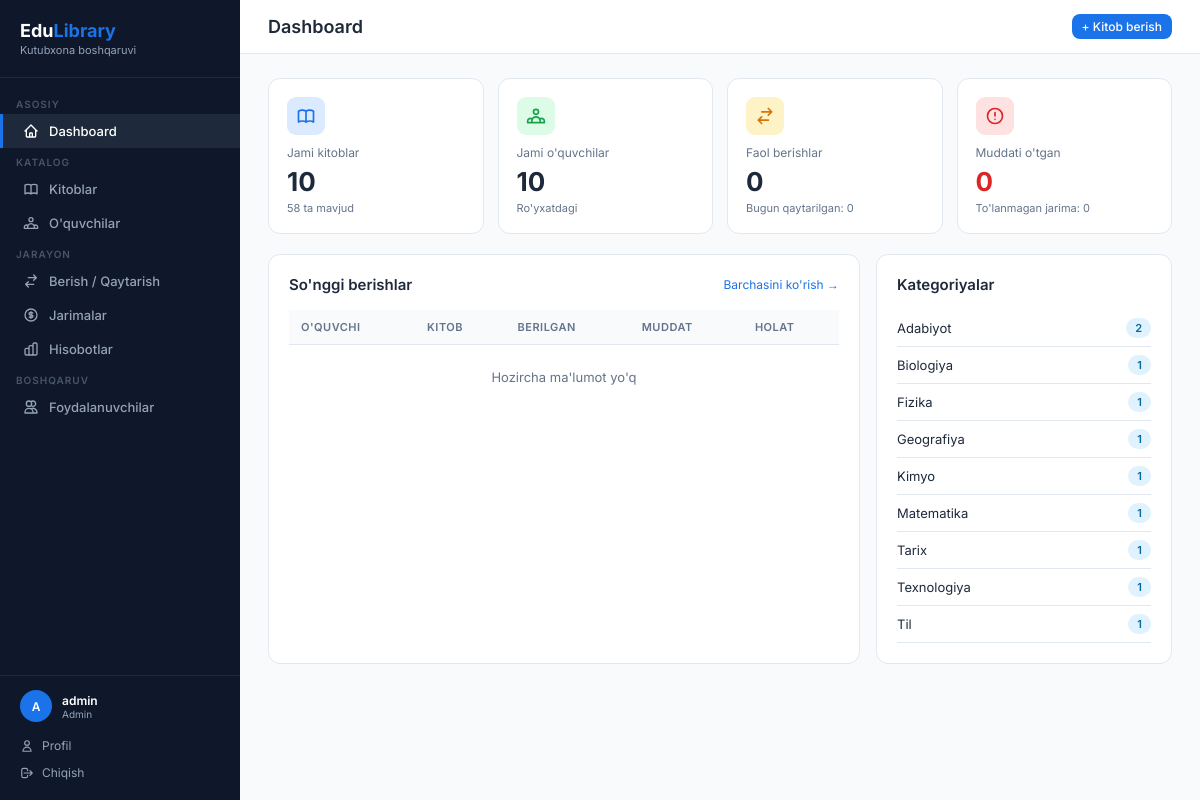
Screenshot of / (signed in) with the database file from the repository.
### app.py (models this page shows, shortened)
class User(UserMixin, db.Model):
    id = db.Column(db.Integer, primary_key=True)
    username = db.Column(db.String(80), unique=True, nullable=False)
    password_hash = db.Column(db.String(200), nullable=False)
    role = db.Column(db.String(20), default='librarian')  # admin / librarian
    full_name = db.Column(db.String(150))
    email = db.Column(db.String(120), unique=True)
    phone = db.Column(db.String(20))
    is_active = db.Column(db.Boolean, default=True)
    last_login = db.Column(db.DateTime)
    created_at = db.Column(db.DateTime, default=datetime.utcnow)
    @property
    def display_name(self):
        try:
            return self.full_name or self.username
        except Exception:
            return self.username

class Book(db.Model):
    id = db.Column(db.Integer, primary_key=True)
    title = db.Column(db.String(200), nullable=False)
    author = db.Column(db.String(150), nullable=False)
    isbn = db.Column(db.String(30), unique=True)
    category = db.Column(db.String(80))
    total_copies = db.Column(db.Integer, default=1)
    available_copies = db.Column(db.Integer, default=1)
    description = db.Column(db.Text)
    publisher = db.Column(db.String(150))
    year = db.Column(db.Integer)
    language = db.Column(db.String(50), default="O'zbek")
    shelf_location = db.Column(db.String(50))
    created_at = db.Column(db.DateTime, default=datetime.utcnow)
    borrows = db.relationship('Borrow', backref='book', lazy=True)

### app.py (the view)
@app.route('/')
@login_required
def dashboard():
    total_books = Book.query.count()
    total_students = Student.query.count()
    active_borrows = Borrow.query.filter_by(status='borrowed').count()
    all_active = Borrow.query.filter_by(status='borrowed').all()
    overdue_list = [b for b in all_active if b.is_overdue]
    total_copies = db.session.query(db.func.sum(Book.total_copies)).scalar() or 0
    available_copies = db.session.query(db.func.sum(Book.available_copies)).scalar() or 0
    returned_today = Borrow.query.filter_by(status='returned', return_date=date.today()).count()
    unpaid_fines = Fine.query.filter_by(paid=False).count()
    recent_borrows = Borrow.query.order_by(Borrow.id.desc()).limit(10).all()
    from sqlalchemy import func
    cat_stats = db.session.query(Book.category, func.count(Book.id)).group_by(Book.category).all()
    return render_template('dashboard.html',
        total_books=total_books,
        total_students=total_students,
        active_borrows=active_borrows,
        overdue_count=len(overdue_list),
        total_copies=total_copies,
        available_copies=available_copies,
        returned_today=returned_today,
        unpaid_fines=unpaid_fines,
        recent_borrows=recent_borrows,
        cat_stats=cat_stats,
    )

### app.py (called while the page is built)
@login_manager.user_loader
def load_user(user_id):
    return db.session.get(User, int(user_id))

### templates/dashboard.html (shortened to what this page needs)
{% extends 'base.html' %}
{% block page_title %}Dashboard{% endblock %}
{% block topbar_actions %}
  <a href="{{ url_for('add_borrow') }}" class="btn btn-primary btn-sm">+ Kitob berish</a>
{% endblock %}
{% block content %}
<div class="stats-grid">
  <div class="stat-card">
    <div class="icon" style="background:#dbeafe;">
    </div>
    <div class="label">Jami kitoblar</div>
    <div class="value">{{ total_books }}</div>
    <div style="font-size:11px; color:var(--text-muted); margin-top:4px;">{{ available_copies }} ta mavjud</div>
  </div>
  <div class="stat-card">
    <div class="icon" style="background:#dcfce7;">
    </div>
    <div class="label">Jami o'quvchilar</div>
    <div class="value">{{ total_students }}</div>
    <div style="font-size:11px; color:var(--text-muted); margin-top:4px;">Ro'yxatdagi</div>
  </div>
  <div class="stat-card">
    <div class="icon" style="background:#fef3c7;">
      <svg width="20" height="20" fill="none" viewBox="0 0 24 24" stroke="#d97706"><path stroke-linecap="round" stroke-linejoin="round" stroke-width="2" d="M8 7h12m0 0l-4-4m4 4l-4 4m0 6H4m0 0l4 4m-4-4l4-4"/></svg>
    </div>
    <div class="label">Faol berishlar</div>
    <div class="value">{{ active_borrows }}</div>
    <div style="font-size:11px; color:var(--text-muted); margin-top:4px;">Bugun qaytarilgan: {{ returned_today }}</div>
  </div>
  <div class="stat-card">
    <div class="icon" style="background:#fee2e2;">
      <svg width="20" height="20" fill="none" viewBox="0 0 24 24" stroke="#dc2626"><path stroke-linecap="round" stroke-linejoin="round" stroke-width="2" d="M12 8v4m0 4h.01M21 12a9 9 0 11-18 0 9 9 0 0118 0z"/></svg>
    </div>
    <div class="label">Muddati o'tgan</div>
    <div class="value" style="color:#dc2626;">{{ overdue_count }}</div>
    <div style="font-size:11px; color:var(--text-muted); margin-top:4px;">To'lanmagan jarima: {{ unpaid_fines }}</div>
  </div>
</div>
<div style="display:grid; grid-template-columns: 2fr 1fr; gap:16px; margin-bottom:16px;">
  <div class="card">
    <div class="card-header">
      <h3>So'nggi berishlar</h3>
      <a href="{{ url_for('borrows') }}" style="font-size:12px; color:var(--primary); text-decoration:none;">Barchasini ko'rish →</a>
    </div>
    <div class="table-wrap">
      <table>
        <thead>
          <tr>
            <th>O'quvchi</th>
            <th>Kitob</th>
            <th>Berilgan</th>
            <th>Muddat</th>
            <th>Holat</th>
          </tr>
        </thead>
        <tbody>
          {% for b in recent_borrows %}
          <tr>
            <td>
              <a href="{{ url_for('student_detail', id=b.student.id) }}" style="color:var(--text); font-weight:500; text-decoration:none;">{{ b.student.full_name }}</a>
              <div style="font-size:11px; color:var(--text-muted);">{{ b.student.grade }}</div>
            </td>
            <td>
              <a href="{{ url_for('book_detail', id=b.book.id) }}" style="color:var(--text); text-decoration:none;">{{ b.book.title }}</a>
            </td>
            <td style="color:var(--text-muted);">{{ b.borrow_date }}</td>
            <td {% if b.is_overdue %}style="color:#dc2626; font-weight:600;"{% endif %}>{{ b.due_date }}</td>
            <td>
              {% if b.status == 'returned' %}
                <span class="badge badge-success">Qaytarildi</span>
              {% elif b.is_overdue %}
                <span class="badge badge-danger">Muddati o'tdi</span>
              {% else %}
                <span class="badge badge-warning">Berilgan</span>
              {% endif %}
            </td>
          </tr>
          {% else %}
          <tr><td colspan="5" style="text-align:center; color:var(--text-muted); padding:24px;">Hozircha ma'lumot yo'q</td></tr>
          {% endfor %}
        </tbody>
      </table>
    </div>
  </div>
  <div class="card">
    <div class="card-header">
      <h3>Kategoriyalar</h3>
    </div>
    <div>
      {% for cat, cnt in cat_stats %}
      <div style="display:flex; align-items:center; justify-content:space-between; padding:8px 0; border-bottom:1px solid var(--border);">
        <span style="font-size:13px;">{{ cat or 'Boshqa' }}</span>
        <span class="badge badge-info">{{ cnt }}</span>
      </div>
      {% endfor %}
    </div>
  </div>
</div>
{% endblock %}

### templates/base.html (shortened to what this page needs)
<!DOCTYPE html>
<html lang="uz">
<head>
</head>
<body>
{% if current_user.is_authenticated %}
<aside class="sidebar">
  <div class="sidebar-logo">
    <h2>Edu<span>Library</span></h2>
    <p>Kutubxona boshqaruvi</p>
  </div>
  <nav>
    <div class="nav-section">Asosiy</div>
    <a href="{{ url_for('dashboard') }}" class="nav-item {% if request.endpoint == 'dashboard' %}active{% endif %}">
      <svg fill="none" viewBox="0 0 24 24" stroke="currentColor"><path stroke-linecap="round" stroke-linejoin="round" stroke-width="2" d="M3 12l2-2m0 0l7-7 7 7M5 10v10a1 1 0 001 1h3m10-11l2 2m-2-2v10a1 1 0 01-1 1h-3m-6 0a1 1 0 001-1v-4a1 1 0 011-1h2a1 1 0 011 1v4a1 1 0 001 1m-6 0h6"/></svg>
      Dashboard
    </a>
    <div class="nav-section">Katalog</div>
    <a href="{{ url_for('books') }}" class="nav-item {% if 'book' in request.endpoint %}active{% endif %}">
      Kitoblar
    </a>
    <a href="{{ url_for('students') }}" class="nav-item {% if 'student' in request.endpoint %}active{% endif %}">
      O'quvchilar
    </a>
    <div class="nav-section">Jarayon</div>
    <a href="{{ url_for('borrows') }}" class="nav-item {% if 'borrow' in request.endpoint %}active{% endif %}">
      <svg fill="none" viewBox="0 0 24 24" stroke="currentColor"><path stroke-linecap="round" stroke-linejoin="round" stroke-width="2" d="M8 7h12m0 0l-4-4m4 4l-4 4m0 6H4m0 0l4 4m-4-4l4-4"/></svg>
      Berish / Qaytarish
    </a>
    <a href="{{ url_for('fines') }}" class="nav-item {% if 'fine' in request.endpoint %}active{% endif %}">
      <svg fill="none" viewBox="0 0 24 24" stroke="currentColor"><path stroke-linecap="round" stroke-linejoin="round" stroke-width="2" d="M12 8c-1.657 0-3 .895-3 2s1.343 2 3 2 3 .895 3 2-1.343 2-3 2m0-8c1.11 0 2.08.402 2.599 1M12 8V7m0 1v8m0 0v1m0-1c-1.11 0-2.08-.402-2.599-1M21 12a9 9 0 11-18 0 9 9 0 0118 0z"/></svg>
      Jarimalar
    </a>
    <a href="{{ url_for('reports') }}" class="nav-item {% if request.endpoint == 'reports' %}active{% endif %}">
      Hisobotlar
    </a>
    {% if current_user.role == 'admin' %}
    <div class="nav-section">Boshqaruv</div>
    <a href="{{ url_for('users') }}" class="nav-item {% if 'user' in request.endpoint and request.endpoint != 'profile' %}active{% endif %}">
      <svg fill="none" viewBox="0 0 24 24" stroke="currentColor"><path stroke-linecap="round" stroke-linejoin="round" stroke-width="2" d="M12 4.354a4 4 0 110 5.292M15 21H3v-1a6 6 0 0112 0v1zm0 0h6v-1a6 6 0 00-9-5.197M13 7a4 4 0 11-8 0 4 4 0 018 0z"/></svg>
      Foydalanuvchilar
    </a>
    {% endif %}
  </nav>
  <div class="sidebar-footer">
    <div class="sidebar-user">
      <div class="avatar-sm">{{ current_user.username[0].upper() }}</div>
      <div class="info">
        <div class="name">{{ current_user.display_name }}</div>
        <div class="role">{{ 'Admin' if current_user.role == 'admin' else 'Kutubxonachi' }}</div>
      </div>
    </div>
    <a href="{{ url_for('profile') }}">
      <svg width="14" height="14" fill="none" viewBox="0 0 24 24" stroke="currentColor"><path stroke-linecap="round" stroke-linejoin="round" stroke-width="2" d="M16 7a4 4 0 11-8 0 4 4 0 018 0zM12 14a7 7 0 00-7 7h14a7 7 0 00-7-7z"/></svg>
      Profil
    </a>
    <a href="{{ url_for('logout') }}">
      <svg width="14" height="14" fill="none" viewBox="0 0 24 24" stroke="currentColor"><path stroke-linecap="round" stroke-linejoin="round" stroke-width="2" d="M17 16l4-4m0 0l-4-4m4 4H7m6 4v1a3 3 0 01-3 3H6a3 3 0 01-3-3V7a3 3 0 013-3h4a3 3 0 013 3v1"/></svg>
      Chiqish
    </a>
  </div>
</aside>
<div class="main">
  <div class="topbar">
    <h1>{% block page_title %}{% endblock %}</h1>
    <div class="actions">{% block topbar_actions %}{% endblock %}</div>
  </div>
  <div class="content">
    {% block content %}{% endblock %}
  </div>
</div>
{% else %}
{% block auth_content %}{% endblock %}
{% endif %}
</body>
</html>

### templates/base.html (style rules this page uses)
:root { --primary: #1a73e8; --primary-dark: #1557b0; --sidebar-bg: #0f172a; --sidebar-text: #94a3b8; --sidebar-active: #1a73e8; --success: #16a34a; --danger: #dc2626; --warning: #d97706; --info: #0891b2; --bg: #f8fafc; --card: #ffffff; --border: #e2e8f0; --text: #1e293b; --text-muted: #64748b; }
* { margin: 0; padding: 0; box-sizing: border-box; }
body { font-family: 'Inter', sans-serif; background: var(--bg); color: var(--text); display: flex; min-height: 100vh; }
.sidebar { width: 240px; background: var(--sidebar-bg); min-height: 100vh; position: fixed; top: 0; left: 0; z-index: 100; display: flex; flex-direction: column; overflow-y: auto; }
.sidebar-logo { padding: 20px; border-bottom: 1px solid #1e293b; }
.sidebar-logo h2 { color: #fff; font-size: 18px; font-weight: 700; }
.sidebar-logo span { color: var(--primary); }
.sidebar-logo p { color: var(--sidebar-text); font-size: 11px; margin-top: 2px; }
.sidebar nav { flex: 1; padding: 12px 0; }
.nav-section { padding: 8px 16px 4px; font-size: 10px; font-weight: 600; color: #475569; letter-spacing: 1px; text-transform: uppercase; }
.nav-item { display: flex; align-items: center; gap: 10px; padding: 9px 20px; color: var(--sidebar-text); text-decoration: none; font-size: 13px; font-weight: 500; transition: all .2s; border-left: 3px solid transparent; }
.nav-item.active { color: #fff; background: #1e293b; border-left-color: var(--primary); }
.nav-item svg { width: 16px; height: 16px; flex-shrink: 0; }
.sidebar-footer { padding: 14px 20px; border-top: 1px solid #1e293b; }
.sidebar-user { display: flex; align-items: center; gap: 10px; margin-bottom: 10px; }
.sidebar-user .avatar-sm { width: 32px; height: 32px; border-radius: 50%; background: var(--primary); color: #fff; display: flex; align-items: center; justify-content: center; font-size: 12px; font-weight: 600; flex-shrink: 0; }
.sidebar-user .info { flex: 1; min-width: 0; }
.sidebar-user .info .name { color: #fff; font-size: 12px; font-weight: 600; white-space: nowrap; overflow: hidden; text-overflow: ellipsis; }
.sidebar-user .info .role { color: var(--sidebar-text); font-size: 10px; }
.sidebar-footer a { display: flex; align-items: center; gap: 8px; color: var(--sidebar-text); text-decoration: none; font-size: 12px; padding: 6px 0; }
.main { margin-left: 240px; flex: 1; display: flex; flex-direction: column; min-height: 100vh; }
.topbar { background: var(--card); border-bottom: 1px solid var(--border); padding: 14px 28px; display: flex; align-items: center; justify-content: space-between; }
.topbar h1 { font-size: 18px; font-weight: 600; }
.topbar .actions { display: flex; align-items: center; gap: 12px; }
.content { padding: 24px 28px; flex: 1; }
.card { background: var(--card); border: 1px solid var(--border); border-radius: 12px; padding: 20px; }
.card-header { display: flex; align-items: center; justify-content: space-between; margin-bottom: 16px; }
.card-header h3 { font-size: 15px; font-weight: 600; }
.stats-grid { display: grid; grid-template-columns: repeat(4, 1fr); gap: 14px; margin-bottom: 20px; }
.stat-card { background: var(--card); border: 1px solid var(--border); border-radius: 12px; padding: 18px; }
.stat-card .label { font-size: 12px; color: var(--text-muted); margin-bottom: 6px; }
.stat-card .value { font-size: 26px; font-weight: 700; }
.stat-card .icon { width: 38px; height: 38px; border-radius: 9px; display: flex; align-items: center; justify-content: center; margin-bottom: 10px; }
.table-wrap { overflow-x: auto; }
table { width: 100%; border-collapse: collapse; font-size: 13px; }
thead th { background: var(--bg); padding: 10px 12px; text-align: left; font-size: 11px; font-weight: 600; color: var(--text-muted); text-transform: uppercase; letter-spacing: .5px; border-bottom: 1px solid var(--border); }
tbody td { padding: 11px 12px; border-bottom: 1px solid var(--border); vertical-align: middle; }
tbody tr:last-child td { border-bottom: none; }
.btn { display: inline-flex; align-items: center; gap: 6px; padding: 8px 14px; border-radius: 8px; border: none; cursor: pointer; font-size: 13px; font-weight: 500; text-decoration: none; transition: all .2s; }
.btn-primary { background: var(--primary); color: #fff; }
.btn-sm { padding: 5px 10px; font-size: 12px; }
.badge { display: inline-block; padding: 3px 9px; border-radius: 20px; font-size: 11px; font-weight: 600; }
.badge-info { background: #e0f2fe; color: #0369a1; }

### rows the page displays
User: username "A", display_name "admin", role "Admin"
Book: category "Biologiya", cnt "1"
Book: category "Fizika", cnt "1"
Book: category "Geografiya", cnt "1"
Book: category "Kimyo", cnt "1"
Book: category "Matematika", cnt "1"
Book: category "Tarix", cnt "1"
Book: category "Texnologiya", cnt "1"
Book: category "Til", cnt "1"

### other values shown
{{ total_books }} "10"
{{ available_copies }} "58"
{{ total_students }} "10"
{{ active_borrows }} "0"
{{ returned_today }} "0"
{{ overdue_count }} "0"
{{ unpaid_fines }} "0"
{{ cat or 'Boshqa' }} "Adabiyot"
{{ cnt }} "2"
